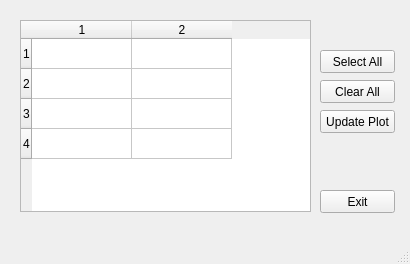
<?xml version="1.0" encoding="UTF-8"?>
<ui version="4.0">
 <class>MainWindowLegend</class>
 <widget class="QMainWindow" name="MainWindowLegend">
  <property name="geometry">
   <rect>
    <x>0</x>
    <y>0</y>
    <width>410</width>
    <height>264</height>
   </rect>
  </property>
  <property name="windowTitle">
   <string>Legend Manager</string>
  </property>
  <widget class="QWidget" name="centralwidget">
   <widget class="QTableWidget" name="tableWidgetLegend">
    <property name="geometry">
     <rect>
      <x>20</x>
      <y>20</y>
      <width>291</width>
      <height>192</height>
     </rect>
    </property>
    <property name="rowCount">
     <number>4</number>
    </property>
    <property name="columnCount">
     <number>2</number>
    </property>
    <row/>
    <row/>
    <row/>
    <row/>
    <column/>
    <column/>
    <item row="0" column="0">
     <property name="text">
      <string/>
     </property>
    </item>
   </widget>
   <widget class="QPushButton" name="pushButtonSelectAll">
    <property name="geometry">
     <rect>
      <x>320</x>
      <y>50</y>
      <width>75</width>
      <height>23</height>
     </rect>
    </property>
    <property name="text">
     <string>Select All</string>
    </property>
   </widget>
   <widget class="QPushButton" name="pushButtonClearAll">
    <property name="geometry">
     <rect>
      <x>320</x>
      <y>80</y>
      <width>75</width>
      <height>23</height>
     </rect>
    </property>
    <property name="text">
     <string>Clear All</string>
    </property>
   </widget>
   <widget class="QPushButton" name="pushButtonUpdatePlot">
    <property name="geometry">
     <rect>
      <x>320</x>
      <y>110</y>
      <width>75</width>
      <height>23</height>
     </rect>
    </property>
    <property name="text">
     <string>Update Plot</string>
    </property>
   </widget>
   <widget class="QPushButton" name="pushButtonExit">
    <property name="geometry">
     <rect>
      <x>320</x>
      <y>190</y>
      <width>75</width>
      <height>23</height>
     </rect>
    </property>
    <property name="text">
     <string>Exit</string>
    </property>
   </widget>
  </widget>
  <widget class="QMenuBar" name="menubar">
   <property name="geometry">
    <rect>
     <x>0</x>
     <y>0</y>
     <width>410</width>
     <height>21</height>
    </rect>
   </property>
  </widget>
  <widget class="QStatusBar" name="statusbar"/>
 </widget>
 <resources/>
 <connections/>
</ui>
